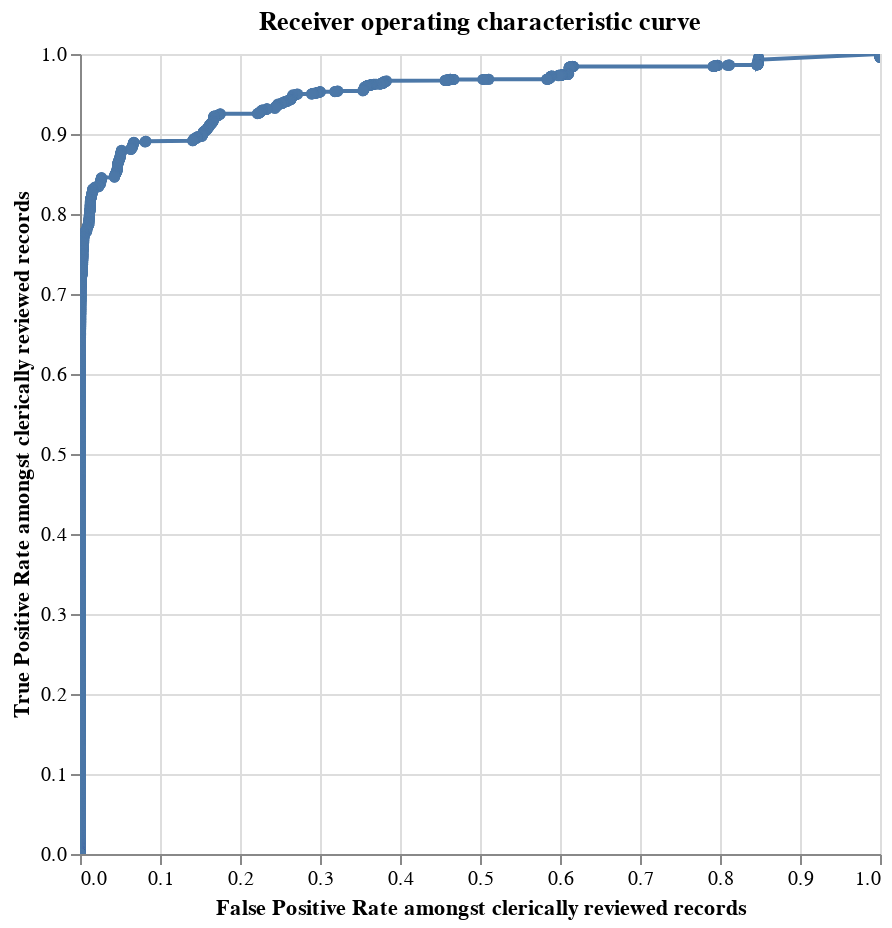

This figure's notebook cell:
### Code cell
linker.roc_chart_from_labels_column("cluster",match_weight_round_to_nearest=0.02)

### Figure 1 — Vega-Lite specification as saved in the notebook (floating-point values rounded to 4 significant figures; data arrays with more than 128 entries replaced by an {"elided": "..."} marker saying what was removed)
{"$schema": "https://vega.github.io/schema/vega-lite/v4.8.1.json", "data": {"values": {"elided": "3700 records"}}, "encoding": {"tooltip": [{"field": "truth_threshold", "format": ".4f", "type": "quantitative"}, {"field": "FP_rate", "format": ".4f", "type": "quantitative"}, {"field": "TP_rate", "format": ".4f", "type": "quantitative"}, {"field": "TP", "format": ",.0f", "type": "quantitative"}, {"field": "TN", "format": ",.0f", "type": "quantitative"}, {"field": "FP", "format": ",.0f", "type": "quantitative"}, {"field": "FN", "format": ",.0f", "type": "quantitative"}, {"field": "precision", "format": ".4f", "type": "quantitative"}, {"field": "recall", "format": ".4f", "type": "quantitative"}], "x": {"field": "FP_rate", "sort": ["truth_threshold"], "title": "False Positive Rate amongst clerically reviewed records", "type": "quantitative"}, "y": {"field": "TP_rate", "sort": ["truth_threshold"], "title": "True Positive Rate amongst clerically reviewed records", "type": "quantitative"}}, "height": 400, "mark": {"clip": true, "point": true, "type": "line"}, "selection": {"selector076": {"bind": "scales", "encodings": ["x"], "type": "interval"}}, "title": "Receiver operating characteristic curve", "width": 400}
